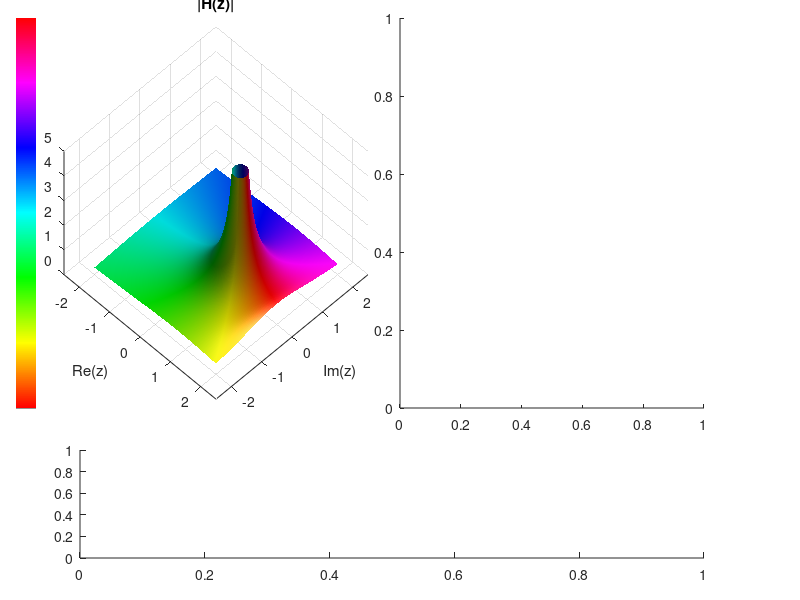

MATLAB code to generate this figure: (Note: this script raises an error after producing the figure.)
clc; close all; clear all;

num=[1];
den=[1 -0.8];
%% Grid
N=400;
[Si,W]=meshgrid(linspace(-2,2,N),linspace(-2,2,N));
Z=Si+1j*W;
H=polyval(num,Z)./polyval(den,Z);

ph=mod(angle(H),2*pi)/(2*pi);
RGB=hsv2rgb(cat(3,ph,ones(size(ph)),ones(size(ph))));

roc=max(abs(roots(den)));

line=linspace(-2,2,200);
zc=exp(1j*line*pi);
Hc=polyval(num,zc)./polyval(den,zc);
Hr=polyval(num,roc*zc)./polyval(den,roc*zc);

%% Figure Layout
fig=figure('Color','k');

axMag=axes(fig,'Position',[0.08 0.32 0.38 0.65]);
axPhase=axes(fig,'Position',[0.50 0.32 0.38 0.65]);
axFreq=axes(fig,'Position',[0.10 0.07 0.78 0.18]);
axL=axes(fig,'Position',[0.02 0.32 0.025 0.65]);

phi=linspace(0,2*pi,600)';
[Xl,Yl]=meshgrid([0 1],phi);
RGBL=hsv2rgb(cat(3,repmat(phi/(2*pi),1,2),ones(600,2),ones(600,2)));

surf(axL,Xl,Yl,zeros(size(Xl)),RGBL,'EdgeColor','none');
view(2); axis tight
yticks([0 pi/2 pi 3*pi/2 2*pi])
yticklabels({'0','\pi/2','\pi','3\pi/2','2\pi'})
title('Phase','Color','w')
set(axL,'Color','k','XTick',[],'YColor','w')

%% Reimann Surface
axes(axMag)
surf(Si,W,abs(H),RGB,'EdgeColor','none')
axis equal;view(45,55)
zlim([0 5]);
title('|H(z)|');
xlabel('Re(z)');
ylabel('Im(z)');
camlight;lighting phong;

hold on;
plot3(real(zc),imag(zc),abs(Hc),'w');
plot3(real(roc*zc),imag(roc*zc),abs(Hr),'w');
hold off;

%% Phase Surface
axes(axPhase)
surf(Si,W,ph*(2*pi),RGB,'EdgeColor','none');
axis equal; view(45,55)
zlim([0 2*pi]);
title('\angleH(z)')
xlabel('Re(z)')
ylabel('Im(z)')
camlight;lighting phong;

hold on;
plot3(real(zc),imag(zc),mod(angle(Hc),2*pi),'w');
plot3(real(roc*zc),imag(roc*zc),mod(angle(Hr),2*pi),'w');
hold off;

%% Fourier Transform
axes(axFreq)
w=linspace(-pi,pi,3000);
ejw=exp(1j*w);
Hjw=polyval(num,ejw)./polyval(den,ejw);

yyaxis left;
plot(w/pi,abs(Hjw));
ylabel('|H(e^{j\omega})|');
yyaxis right;
plot(w/pi,unwrap(angle(Hjw)));
ylabel('\angleH(e^{j\omega})');
xlabel('Normalized Frequency (\times\pi)');
title('Unit Circle Slice');
legend('|H(e^{j\omega})|','\angleH(e^{j\omega})');
grid on;
